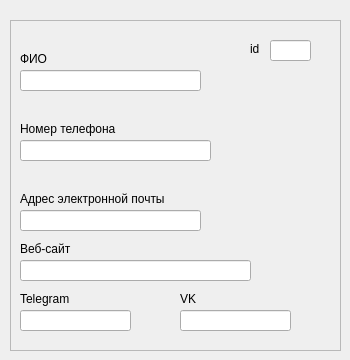
    <widget class="QWidget" name="page_representatives_props">
     <widget class="QFrame" name="frame_representatives_props">
      <property name="geometry">
       <rect>
        <x>10</x>
        <y>20</y>
        <width>331</width>
        <height>331</height>
       </rect>
      </property>
      <property name="frameShape">
       <enum>QFrame::StyledPanel</enum>
      </property>
      <property name="frameShadow">
       <enum>QFrame::Raised</enum>
      </property>
      <widget class="QLineEdit" name="tb_representatives_id">
       <property name="geometry">
        <rect>
         <x>260</x>
         <y>20</y>
         <width>41</width>
         <height>21</height>
        </rect>
       </property>
       <property name="styleSheet">
        <string notr="true"/>
       </property>
       <property name="alignment">
        <set>Qt::AlignCenter</set>
       </property>
      </widget>
      <widget class="QLineEdit" name="tb_representatives_name">
       <property name="geometry">
        <rect>
         <x>10</x>
         <y>50</y>
         <width>181</width>
         <height>21</height>
        </rect>
       </property>
       <property name="styleSheet">
        <string notr="true"/>
       </property>
      </widget>
      <widget class="QLineEdit" name="tb_representatives_phone">
       <property name="geometry">
        <rect>
         <x>10</x>
         <y>120</y>
         <width>191</width>
         <height>21</height>
        </rect>
       </property>
       <property name="styleSheet">
        <string notr="true"/>
       </property>
      </widget>
      <widget class="QLabel" name="label_client_lname_8">
       <property name="geometry">
        <rect>
         <x>10</x>
         <y>30</y>
         <width>31</width>
         <height>18</height>
        </rect>
       </property>
       <property name="text">
        <string>ФИО</string>
       </property>
      </widget>
      <widget class="QLabel" name="label_fname_8">
       <property name="geometry">
        <rect>
         <x>10</x>
         <y>100</y>
         <width>107</width>
         <height>18</height>
        </rect>
       </property>
       <property name="text">
        <string>Номер телефона</string>
       </property>
      </widget>
      <widget class="QLabel" name="label_8">
       <property name="geometry">
        <rect>
         <x>240</x>
         <y>20</y>
         <width>12</width>
         <height>18</height>
        </rect>
       </property>
       <property name="text">
        <string>id</string>
       </property>
      </widget>
      <widget class="QLineEdit" name="tb_representatives_email">
       <property name="geometry">
        <rect>
         <x>10</x>
         <y>190</y>
         <width>181</width>
         <height>21</height>
        </rect>
       </property>
       <property name="styleSheet">
        <string notr="true"/>
       </property>
      </widget>
      <widget class="QLabel" name="label_fname_9">
       <property name="geometry">
        <rect>
         <x>10</x>
         <y>170</y>
         <width>165</width>
         <height>18</height>
        </rect>
       </property>
       <property name="text">
        <string>Адрес электронной почты</string>
       </property>
      </widget>
      <widget class="QLineEdit" name="tb_representatives_website">
       <property name="geometry">
        <rect>
         <x>10</x>
         <y>240</y>
         <width>231</width>
         <height>21</height>
        </rect>
       </property>
       <property name="styleSheet">
        <string notr="true"/>
       </property>
       <property name="text">
        <string/>
       </property>
      </widget>
      <widget class="QLabel" name="label_fname_10">
       <property name="geometry">
        <rect>
         <x>10</x>
         <y>220</y>
         <width>56</width>
         <height>18</height>
        </rect>
       </property>
       <property name="text">
        <string>Веб-сайт</string>
       </property>
      </widget>
      <widget class="QLabel" name="label_fname_11">
       <property name="geometry">
        <rect>
         <x>10</x>
         <y>270</y>
         <width>56</width>
         <height>18</height>
        </rect>
       </property>
       <property name="text">
        <string>Telegram</string>
       </property>
      </widget>
      <widget class="QLabel" name="label_fname_12">
       <property name="geometry">
        <rect>
         <x>170</x>
         <y>270</y>
         <width>17</width>
         <height>18</height>
        </rect>
       </property>
       <property name="text">
        <string>VK</string>
       </property>
      </widget>
      <widget class="QLineEdit" name="tb_representatives_telegram">
       <property name="geometry">
        <rect>
         <x>10</x>
         <y>290</y>
         <width>111</width>
         <height>21</height>
        </rect>
       </property>
       <property name="styleSheet">
        <string notr="true"/>
       </property>
       <property name="text">
        <string/>
       </property>
      </widget>
      <widget class="QLineEdit" name="tb_representatives_vk">
       <property name="geometry">
        <rect>
         <x>170</x>
         <y>290</y>
         <width>111</width>
         <height>21</height>
        </rect>
       </property>
       <property name="styleSheet">
        <string notr="true"/>
       </property>
       <property name="text">
        <string/>
       </property>
      </widget>
     </widget>
    </widget>
